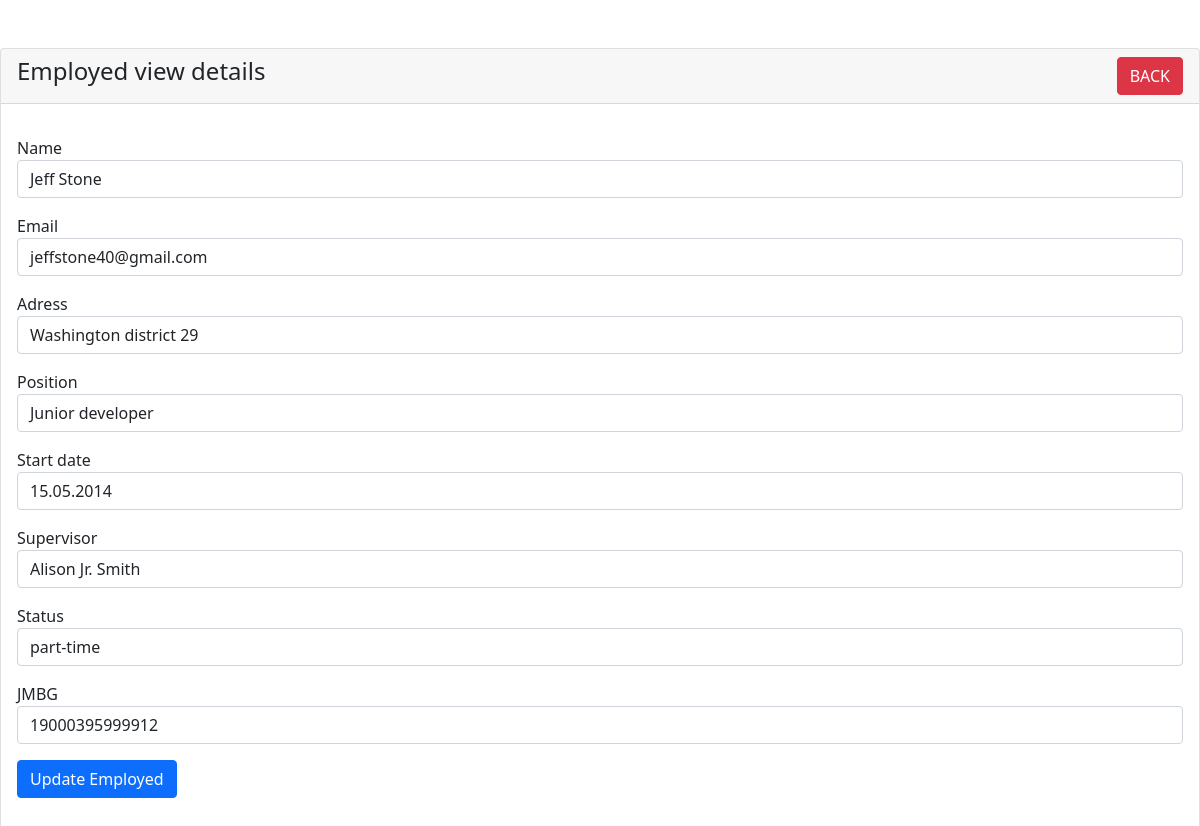
The page /Zadatak/zaposleni-view.php?name=Jeff Stone on the database its author committed.
### tables this page shows
CREATE TABLE `employed` (
  `id` int(11) NOT NULL,
  `name` varchar(191) NOT NULL,
  `email` varchar(191) NOT NULL,
  `adress` varchar(191) NOT NULL,
  `position` varchar(191) NOT NULL,
  `date` varchar(191) NOT NULL,
  `supervisor` varchar(191) NOT NULL,
  `status` varchar(191) NOT NULL,
  `jmbg` varchar(191) NOT NULL
);

### Zadatak/zaposleni-view.php (the view, shortened to what this page needs)
<?php
require 'databasecon.php';
?>
<!doctype html>
<html lang="en">
  <head>
    <link href="https://cdn.jsdelivr.net/npm/bootstrap@5.1.3/dist/css/bootstrap.min.css" rel="stylesheet">
  </head>
  <body>
    <div class="contaner mt-5">
       <div class="row">
          <div class="col-md-12">
           <div class="card">
            <div class="card-header">
              <h4> Employed view details
                <a href="index.php" class="btn btn-danger float-end">BACK</a>
               </h4>
            </div>
            <div class="card-body">
            <?php
 if(isset($_GET['name']))
{
    $employed_name = $_GET['name'];
    $query = "SELECT * FROM employed WHERE name='$employed_name'";
    $query_run = mysqli_query($con, $query);
    if(mysqli_num_rows($query_run) > 0)
    {
        $employed = mysqli_fetch_array($query_run);
        ?>
                 <div class="mb-3">
                <div class="mb-3">
                <label>Name</label>
                 <p class="form-control">
                 <?= $employed['name'];?>
                 </p>
                </div><div class="mb-3">
                <label>Email</label>
                <p class="form-control">
                 <?= $employed['email'];?>
                 </p>
                 </div><div class="mb-3">
                <label>Adress</label>
                <p class="form-control">
                 <?= $employed['adress'];?>
                 </p>
                 </div>
                 <div class="mb-3">
                <label>Position</label>
                <p class="form-control">
                 <?= $employed['position'];?>
                 </p>
                 </div>
                 <div class="mb-3">
                <label>Start date</label>
                <p class="form-control">
                 <?= $employed['date'];?>
                 </p>
                 </div>
                 <div class="mb-3">
                <label>Supervisor</label>
                <p class="form-control">
                 <?= $employed['supervisor'];?>
                 </p>
                 </div>
                 <div class="mb-3">
                <label>Status</label>
                <p class="form-control">
                 <?= $employed['status'];?>
                 </p>
                 </div>
                 <div class="mb-3">
                <label>JMBG</label>
                <p class="form-control">
                 <?= $employed['jmbg'];?>
                 </p>
                 </div>
                 <div class="mb-3">
                    <button type="submit" name="update_employed" class="btn btn-primary">Update Employed</button>
        <?php
    }
    else
    {
        echo "<h4> No such name found</h4>";
    }
}
?>
                 </div>
            </div>
        </div>
       </div>
    </div>
  </body>
</html>

### rows shown on the page
employed: name "Jeff Stone", email "jeffstone40@gmail.com", adress "Washington district 29", position "Junior developer", date "15.05.2014", supervisor "Alison Jr. Smith", status "part-time", jmbg "19000395999912"
